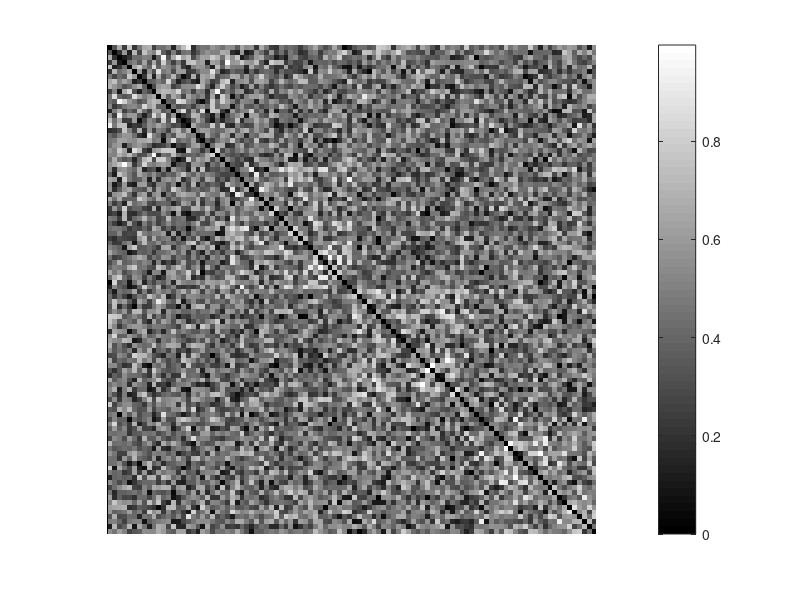

Write the MATLAB code that produced this figure. (Note: this script raises an error after producing the figure.)
clc; close all;
currentFolder = pwd;
addpath(genpath(currentFolder));

newdata = 1;
if newdata == 1
    clear;
    %% Data Generalization
    n = 100; % Total number of points
    c = 4; % Number of clusters
    n1 = n/c;
    noisePortion = 0.85;
    noise = noisePortion*rand(n) + 10*blkdiag(ones(n1),ones(n1),ones(n1),ones(n1));
    noise(noise>1) = 0;
    c1=1;A=blkdiag(c1*rand(n1),c1*rand(n1),c1*rand(n1),c1*rand(n1)) + noise; 

    % Randomly set 20 noise points to 1
    A(1,100)=1; A(51,16)=1; A(76,12)=1; A(1,87)=1; A(3,95)=1; A(30,1)=1; A(77,9)=1; A(50,22)=1; A(8,88)=1; A(21,93)=1; A(45,8)=1; A(27,91)=1;
    A(17,97)=1; A(53,11)=1; A(34,4)=1; A(28,67)=1; A(24,71)=1; A(2,78)=1; A(75,18)=1; A(17,99)=1;

    A = A - diag(diag(A));
    A0 = A;
    A = (A+A')/2;
else
    A = A0;
end;

y0 = [ones(n1,1);2*ones(n1,1);3*ones(n1,1);4*ones(n1,1)];

figure; imshow(A,[]); colormap jet; colorbar;
set(gcf,'outerposition',get(0,'screensize'));

isrobust = 0;
[y, S, evs, cs] = CLR(A0, c, isrobust);
result_CLR0 = ClusteringMeasure(y0, y)
%n = histc(y,unique(y))'

figure; imshow(S,[]); colormap jet; colorbar;
set(gcf,'outerposition',get(0,'screensize'));

isrobust = 1;
[y, S, evs, cs] = CLR(A0, c, isrobust);
result_CLR1 = ClusteringMeasure(y0, y)
%n = histc(y,unique(y))'

figure; imshow(S,[]); colormap jet; colorbar;
set(gcf,'outerposition',get(0,'screensize'));



% RCut & NCut
D = diag(sum(A));
nRepeat = 100;
Ini = zeros(n, nRepeat);
for jj = 1 : nRepeat
    Ini(:, jj) = randsrc(n, 1, 1:c);
end;

% RCut
fprintf('Ratio Cut\n');
[Fg, tmpD] = eig1(full(D-A), c, 0, 1);
Fg = Fg./repmat(sqrt(sum(Fg.^2,2)),1,c);  %optional
y = tuneKmeans(Fg, Ini);
result_RCut = ClusteringMeasure(y0, y)

% NCut
fprintf('Normalized Cut\n');
Dd = diag(D);
Dn = spdiags(sqrt(1./Dd),0,n,n);
An = Dn*A*Dn;
An = (An+An')/2;
[Fng, D] = eig1(full(An), c, 1, 1);
Fng = Fng./repmat(sqrt(sum(Fng.^2,2)),1,c);  %optional
y = tuneKmeans(Fng, Ini);
result_NCut = ClusteringMeasure(y0, y)


